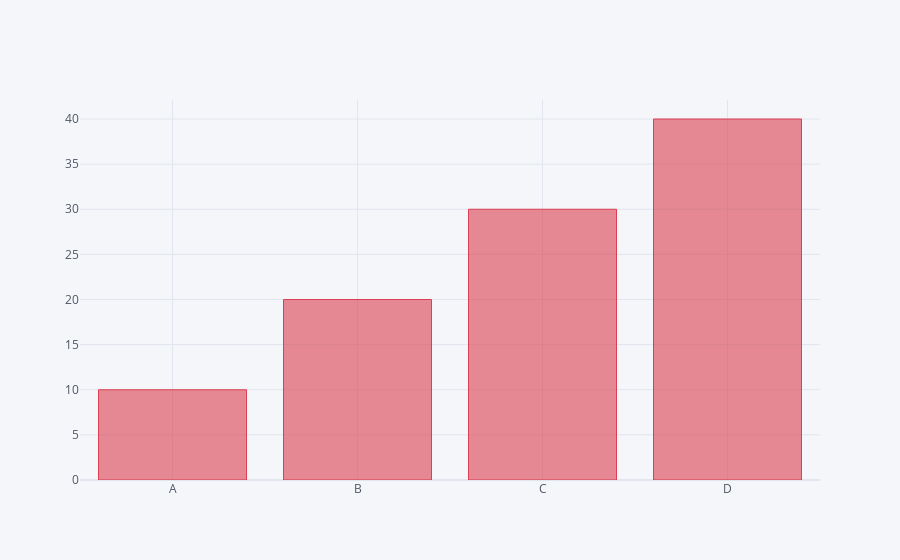
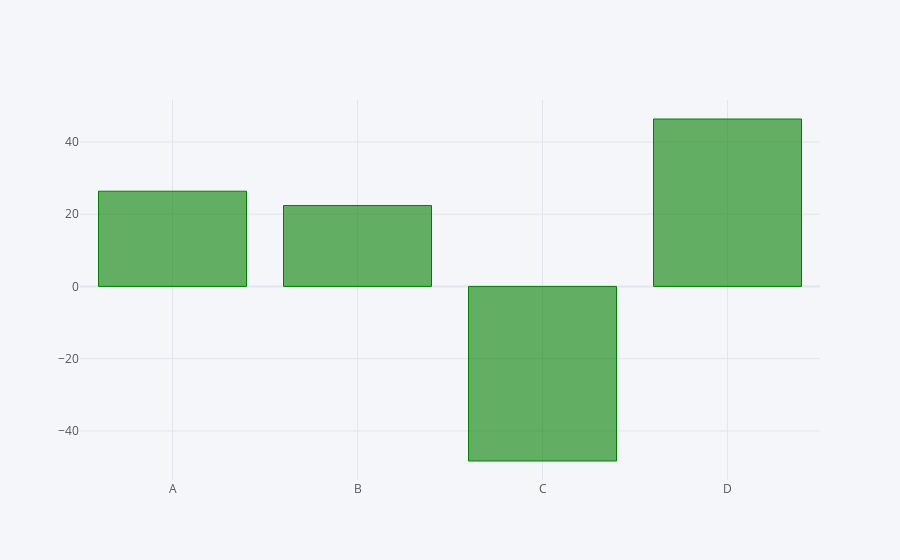
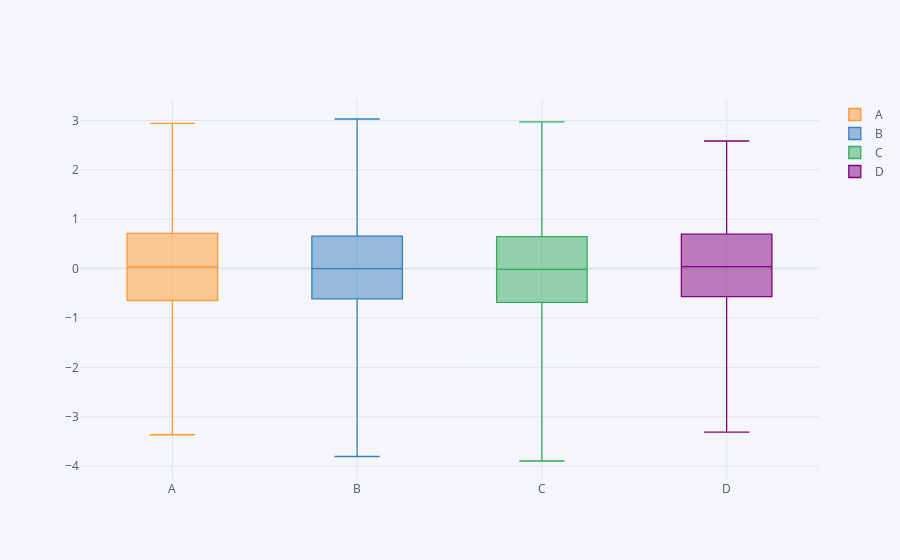

Here is the notebook cell these charts were saved with, in order:
### Code cell
# You can do:
df_II.iplot(kind='bar', x='Columns', y='Values', colors='red')
df.sum().iplot(kind='bar', colors='green')
df.iplot(kind='box')

### Figure 1 — Plotly figure (JSON) as saved in the notebook; plotly's stock layout.template omitted (floating-point values rounded to 4 significant figures)
{"data": [{"marker": {"color": "rgba(219, 64, 82, 0.6)", "line": {"color": "rgba(219, 64, 82, 1.0)", "width": 1}}, "name": "Values", "orientation": "v", "text": "", "type": "bar", "x": ["A", "B", "C", "D"], "y": [10, 20, 30, 40]}], "layout": {"legend": {"bgcolor": "#F5F6F9", "font": {"color": "#4D5663"}}, "paper_bgcolor": "#F5F6F9", "plot_bgcolor": "#F5F6F9", "title": {"font": {"color": "#4D5663"}}, "xaxis": {"gridcolor": "#E1E5ED", "showgrid": true, "tickfont": {"color": "#4D5663"}, "title": {"font": {"color": "#4D5663"}, "text": ""}, "zerolinecolor": "#E1E5ED"}, "yaxis": {"gridcolor": "#E1E5ED", "showgrid": true, "tickfont": {"color": "#4D5663"}, "title": {"font": {"color": "#4D5663"}, "text": ""}, "zerolinecolor": "#E1E5ED"}}}

### Figure 2 — Plotly figure (JSON) as saved in the notebook; plotly's stock layout.template omitted (floating-point values rounded to 4 significant figures)
{"data": [{"marker": {"color": "rgba(0, 128, 0, 0.6)", "line": {"color": "rgba(0, 128, 0, 1.0)", "width": 1}}, "name": "None", "orientation": "v", "text": "", "type": "bar", "x": ["A", "B", "C", "D"], "y": [26.35, 22.39, -48.32, 46.34]}], "layout": {"legend": {"bgcolor": "#F5F6F9", "font": {"color": "#4D5663"}}, "paper_bgcolor": "#F5F6F9", "plot_bgcolor": "#F5F6F9", "title": {"font": {"color": "#4D5663"}}, "xaxis": {"gridcolor": "#E1E5ED", "showgrid": true, "tickfont": {"color": "#4D5663"}, "title": {"font": {"color": "#4D5663"}, "text": ""}, "zerolinecolor": "#E1E5ED"}, "yaxis": {"gridcolor": "#E1E5ED", "showgrid": true, "tickfont": {"color": "#4D5663"}, "title": {"font": {"color": "#4D5663"}, "text": ""}, "zerolinecolor": "#E1E5ED"}}}

### Figure 3 — Plotly figure (JSON) as saved in the notebook; plotly's stock layout.template omitted (floating-point values rounded to 4 significant figures; data arrays with more than 128 entries replaced by an {"elided": "..."} marker saying what was removed)
{"data": [{"boxpoints": false, "line": {"width": 1.3}, "marker": {"color": "rgba(255, 153, 51, 1.0)"}, "name": "A", "orientation": "v", "type": "box", "y": {"elided": "1000 float values"}}, {"boxpoints": false, "line": {"width": 1.3}, "marker": {"color": "rgba(55, 128, 191, 1.0)"}, "name": "B", "orientation": "v", "type": "box", "y": {"elided": "1000 float values"}}, {"boxpoints": false, "line": {"width": 1.3}, "marker": {"color": "rgba(50, 171, 96, 1.0)"}, "name": "C", "orientation": "v", "type": "box", "y": {"elided": "1000 float values"}}, {"boxpoints": false, "line": {"width": 1.3}, "marker": {"color": "rgba(128, 0, 128, 1.0)"}, "name": "D", "orientation": "v", "type": "box", "y": {"elided": "1000 float values"}}], "layout": {"legend": {"bgcolor": "#F5F6F9", "font": {"color": "#4D5663"}}, "paper_bgcolor": "#F5F6F9", "plot_bgcolor": "#F5F6F9", "title": {"font": {"color": "#4D5663"}}, "xaxis": {"gridcolor": "#E1E5ED", "showgrid": true, "tickfont": {"color": "#4D5663"}, "title": {"font": {"color": "#4D5663"}, "text": ""}, "zerolinecolor": "#E1E5ED"}, "yaxis": {"gridcolor": "#E1E5ED", "showgrid": true, "tickfont": {"color": "#4D5663"}, "title": {"font": {"color": "#4D5663"}, "text": ""}, "zerolinecolor": "#E1E5ED"}}}
